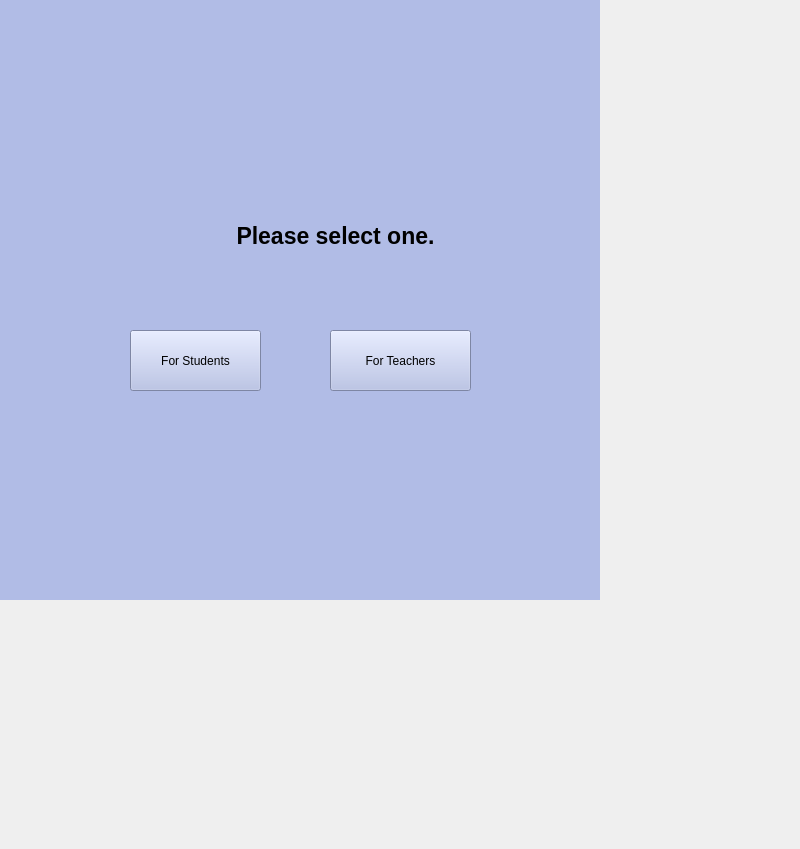
<?xml version="1.0" encoding="UTF-8"?>
<ui version="4.0">
 <class>login</class>
 <widget class="QMainWindow" name="login">
  <property name="geometry">
   <rect>
    <x>0</x>
    <y>0</y>
    <width>800</width>
    <height>849</height>
   </rect>
  </property>
  <property name="windowTitle">
   <string>Widget</string>
  </property>
  <widget class="QStackedWidget" name="stackedWidget">
   <property name="minimumSize">
    <size>
     <width>600</width>
     <height>600</height>
    </size>
   </property>
   <property name="styleSheet">
    <string notr="true">background-color: rgb(177, 188, 230)</string>
   </property>
   <property name="currentIndex">
    <number>0</number>
   </property>
   <widget class="QWidget" name="login">
    <widget class="QPushButton" name="forStudent">
     <property name="geometry">
      <rect>
       <x>130</x>
       <y>330</y>
       <width>131</width>
       <height>61</height>
      </rect>
     </property>
     <property name="text">
      <string>For Students</string>
     </property>
    </widget>
    <widget class="QPushButton" name="forTeacher">
     <property name="geometry">
      <rect>
       <x>330</x>
       <y>330</y>
       <width>141</width>
       <height>61</height>
      </rect>
     </property>
     <property name="text">
      <string>For Teachers</string>
     </property>
    </widget>
    <widget class="QLabel" name="label">
     <property name="geometry">
      <rect>
       <x>190</x>
       <y>220</y>
       <width>291</width>
       <height>31</height>
      </rect>
     </property>
     <property name="font">
      <font>
       <pointsize>17</pointsize>
       <weight>75</weight>
       <bold>true</bold>
      </font>
     </property>
     <property name="text">
      <string>Please select one.</string>
     </property>
     <property name="alignment">
      <set>Qt::AlignCenter</set>
     </property>
    </widget>
   </widget>
   <widget class="QWidget" name="page_5"/>
   <widget class="QWidget" name="teacher_entry">
    <widget class="QPushButton" name="teacherLogin">
     <property name="geometry">
      <rect>
       <x>250</x>
       <y>340</y>
       <width>100</width>
       <height>32</height>
      </rect>
     </property>
     <property name="text">
      <string>Login</string>
     </property>
    </widget>
    <widget class="QLineEdit" name="teacherUserName">
     <property name="geometry">
      <rect>
       <x>200</x>
       <y>170</y>
       <width>201</width>
       <height>71</height>
      </rect>
     </property>
     <property name="styleSheet">
      <string notr="true">background-color: rgb(85, 85, 255);
font: 16pt &quot;Arial&quot;;
color: rgb(255, 255, 255);</string>
     </property>
     <property name="text">
      <string>   USERNAME</string>
     </property>
    </widget>
    <widget class="QLineEdit" name="teacherPassword">
     <property name="geometry">
      <rect>
       <x>200</x>
       <y>250</y>
       <width>201</width>
       <height>71</height>
      </rect>
     </property>
     <property name="styleSheet">
      <string notr="true">background-color: rgb(85, 85, 255);
font: 16pt &quot;Arial&quot;;
color: rgb(255, 255, 255);</string>
     </property>
     <property name="text">
      <string>  PASSWORD</string>
     </property>
    </widget>
    <widget class="QPushButton" name="backbutton2">
     <property name="geometry">
      <rect>
       <x>480</x>
       <y>480</y>
       <width>81</width>
       <height>71</height>
      </rect>
     </property>
     <property name="text">
      <string>Back</string>
     </property>
    </widget>
   </widget>
   <widget class="QWidget" name="teacher_info">
    <widget class="QLabel" name="label_4">
     <property name="geometry">
      <rect>
       <x>190</x>
       <y>70</y>
       <width>251</width>
       <height>31</height>
      </rect>
     </property>
     <property name="font">
      <font>
       <pointsize>15</pointsize>
       <weight>75</weight>
       <bold>true</bold>
      </font>
     </property>
     <property name="text">
      <string>Personal Information </string>
     </property>
     <property name="alignment">
      <set>Qt::AlignCenter</set>
     </property>
    </widget>
    <widget class="QPushButton" name="pushButton_12">
     <property name="geometry">
      <rect>
       <x>40</x>
       <y>130</y>
       <width>161</width>
       <height>51</height>
      </rect>
     </property>
     <property name="text">
      <string>Name:</string>
     </property>
    </widget>
    <widget class="QPushButton" name="pushButton_13">
     <property name="geometry">
      <rect>
       <x>40</x>
       <y>210</y>
       <width>171</width>
       <height>51</height>
      </rect>
     </property>
     <property name="text">
      <string>Department:</string>
     </property>
    </widget>
    <widget class="QPushButton" name="pushButton_14">
     <property name="geometry">
      <rect>
       <x>40</x>
       <y>300</y>
       <width>171</width>
       <height>51</height>
      </rect>
     </property>
     <property name="text">
      <string>Student List:</string>
     </property>
    </widget>
    <widget class="QLabel" name="label_5">
     <property name="geometry">
      <rect>
       <x>460</x>
       <y>110</y>
       <width>81</width>
       <height>81</height>
      </rect>
     </property>
     <property name="styleSheet">
      <string notr="true">background-color: qlineargradient(spread:pad, x1:0, y1:0, x2:1, y2:0, stop:0 rgba(91, 249, 91, 255), stop:1 rgba(255, 255, 255, 255));</string>
     </property>
     <property name="text">
      <string>Photo</string>
     </property>
     <property name="alignment">
      <set>Qt::AlignCenter</set>
     </property>
    </widget>
    <widget class="QTableWidget" name="tableWidget">
     <property name="geometry">
      <rect>
       <x>220</x>
       <y>310</y>
       <width>361</width>
       <height>231</height>
      </rect>
     </property>
     <column>
      <property name="text">
       <string>Course Name:</string>
      </property>
     </column>
     <column>
      <property name="text">
       <string>Student Name:</string>
      </property>
     </column>
     <column>
      <property name="text">
       <string>Grades:</string>
      </property>
     </column>
    </widget>
   </widget>
   <widget class="QWidget" name="student_entry">
    <widget class="QPushButton" name="studentLogin">
     <property name="geometry">
      <rect>
       <x>260</x>
       <y>360</y>
       <width>100</width>
       <height>32</height>
      </rect>
     </property>
     <property name="text">
      <string>Login</string>
     </property>
    </widget>
    <widget class="QLineEdit" name="studentUserName">
     <property name="geometry">
      <rect>
       <x>210</x>
       <y>190</y>
       <width>201</width>
       <height>71</height>
      </rect>
     </property>
     <property name="styleSheet">
      <string notr="true">background-color: rgb(85, 85, 255);
font: 16pt &quot;Arial&quot;;
color: rgb(255, 255, 255);</string>
     </property>
     <property name="text">
      <string>   USERNAME</string>
     </property>
    </widget>
    <widget class="QLineEdit" name="studentPassword">
     <property name="geometry">
      <rect>
       <x>210</x>
       <y>270</y>
       <width>201</width>
       <height>71</height>
      </rect>
     </property>
     <property name="styleSheet">
      <string notr="true">background-color: rgb(85, 85, 255);
font: 16pt &quot;Arial&quot;;
color: rgb(255, 255, 255);</string>
     </property>
     <property name="text">
      <string>  PASSWORD</string>
     </property>
    </widget>
    <widget class="QPushButton" name="backbutton">
     <property name="geometry">
      <rect>
       <x>480</x>
       <y>490</y>
       <width>81</width>
       <height>71</height>
      </rect>
     </property>
     <property name="text">
      <string>Back</string>
     </property>
    </widget>
   </widget>
   <widget class="QWidget" name="student_info">
    <widget class="QLabel" name="label_2">
     <property name="geometry">
      <rect>
       <x>180</x>
       <y>30</y>
       <width>241</width>
       <height>41</height>
      </rect>
     </property>
     <property name="font">
      <font>
       <pointsize>15</pointsize>
       <weight>75</weight>
       <bold>true</bold>
      </font>
     </property>
     <property name="text">
      <string>Personal Information </string>
     </property>
     <property name="alignment">
      <set>Qt::AlignCenter</set>
     </property>
    </widget>
    <widget class="QPushButton" name="pushButton_9">
     <property name="geometry">
      <rect>
       <x>50</x>
       <y>110</y>
       <width>171</width>
       <height>51</height>
      </rect>
     </property>
     <property name="text">
      <string>Name:</string>
     </property>
    </widget>
    <widget class="QPushButton" name="pushButton_10">
     <property name="geometry">
      <rect>
       <x>50</x>
       <y>190</y>
       <width>171</width>
       <height>51</height>
      </rect>
     </property>
     <property name="text">
      <string>Student Number:</string>
     </property>
    </widget>
    <widget class="QLabel" name="label_3">
     <property name="geometry">
      <rect>
       <x>450</x>
       <y>90</y>
       <width>91</width>
       <height>81</height>
      </rect>
     </property>
     <property name="styleSheet">
      <string notr="true">background-color: qlineargradient(spread:pad, x1:0, y1:0, x2:1, y2:0, stop:0 rgba(91, 249, 91, 255), stop:1 rgba(255, 255, 255, 255));</string>
     </property>
     <property name="text">
      <string>Photo</string>
     </property>
     <property name="alignment">
      <set>Qt::AlignCenter</set>
     </property>
    </widget>
    <widget class="QPushButton" name="pushButton_11">
     <property name="geometry">
      <rect>
       <x>50</x>
       <y>281</y>
       <width>161</width>
       <height>51</height>
      </rect>
     </property>
     <property name="text">
      <string>Aldığı dersler:</string>
     </property>
    </widget>
    <widget class="QTableWidget" name="tableWidget_2">
     <property name="geometry">
      <rect>
       <x>250</x>
       <y>310</y>
       <width>311</width>
       <height>231</height>
      </rect>
     </property>
     <column>
      <property name="text">
       <string>Course Name:</string>
      </property>
     </column>
     <column>
      <property name="text">
       <string>Grades:</string>
      </property>
     </column>
    </widget>
   </widget>
  </widget>
 </widget>
 <resources/>
 <connections/>
</ui>
